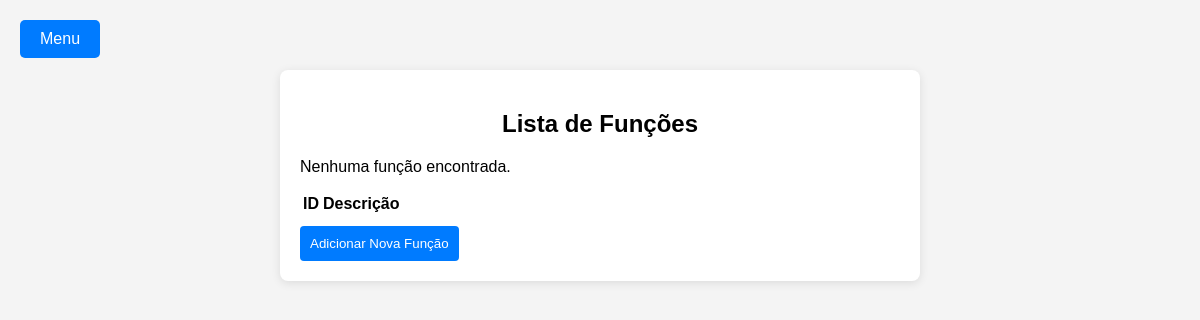
Page /funcoes on the earlier database version.
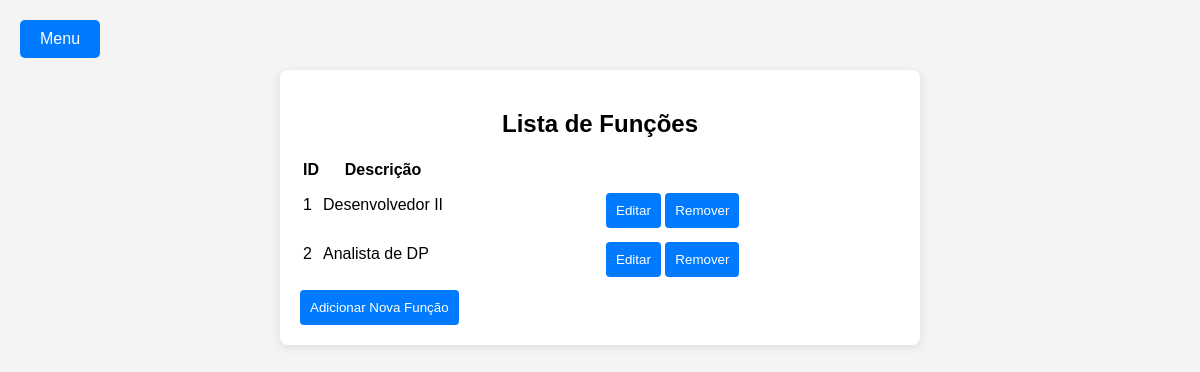
Same page on the later database version.
### tables this page shows
CREATE TABLE FUNCAO (
    id INTEGER PRIMARY KEY,
    descricao TEXT NOT NULL
);

### app.py (the view)
@app.route('/funcoes')
def list_funcoes():
    conn = get_db_connection()
    cursor = conn.cursor()
    cursor.execute('SELECT * FROM FUNCAO')
    funcoes = cursor.fetchall()
    conn.close()
    return render_template('lista_funcoes.html', funcoes=funcoes)

### app.py (called while the page is built)
def get_db_connection():
    conn = sqlite3.connect('app.db')
    conn.row_factory = sqlite3.Row
    return conn

### templates/lista_funcoes.html (shortened to what this page needs)
<!DOCTYPE html>
<html lang="en">
<head>
    <link rel="stylesheet" href="{{ url_for('static', filename='styles.css') }}">
</head>
<body>
    <div class="menu-container">
        <button id="menu-button">Menu</button>
    </div>
    <div class="container">
        <h2>Lista de Funções</h2>
        <table>
            <thead>
                <tr>
                    <th>ID</th>
                    <th>Descrição</th>
                </tr>
            </thead>
            {% if funcoes %}
            <tbody>
                {% for funcao in funcoes %}
                <tr>
                    <td>{{ funcao[0] }}</td>
                    <td>{{ funcao[1] }}</td>
                    <td class="action-buttons">
                        <a href="{{ url_for('edit_funcao', id=funcao[0]) }}"><button>Editar</button></a>
                        <form method="POST" action="{{ url_for('delete_funcao', id=funcao[0]) }}" style="display:inline;">
                            <button type="submit" onclick="return confirm('Tem certeza que deseja remover este departamento?')">Remover</button>
                        </form>
                    </td>
                </tr>
                {% endfor %}
            </tbody>
            {% else %}
                <p>Nenhuma função encontrada.</p>
            {% endif %}
        </table>
        <a href="{{ url_for('add_funcao') }}"><button>Adicionar Nova Função</button></a>
    </div>
</body>
</html>

Differences in the rows shown:
added FUNCAO: id "1", descricao "Desenvolvedor II"
added FUNCAO: id "2", descricao "Analista de DP"
Other differences:
text no longer shown: "Nenhuma função encontrada."
